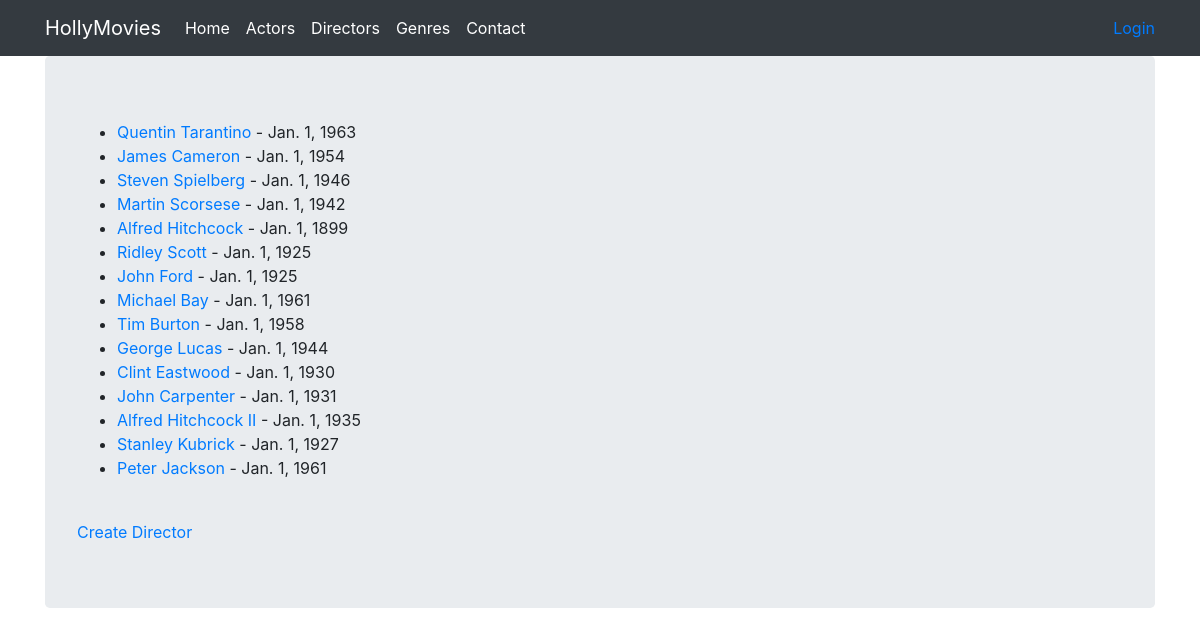
The page /directors/ on the database its author committed.
### viewer/models.py (models this page shows, shortened)
class Director(models.Model):
    name = models.CharField(max_length=100)
    date_birth = models.DateField()
    country_of_birth = models.CharField(max_length=30, choices=COUNTRIES_CHOICES, default='US')
    bio = models.TextField()

### viewer/views.py (the view)
# urls.py: path('directors/', ListDirectors.as_view(), name='list_directors'),
class ListDirectors(ListView):
    template_name = 'directors.html'
    model = Director
    context_object_name = 'director_data'

### viewer/templates/directors.html
{% extends "base.html" %}
{% block content %}
<ul>
  {% for d in director_data %}
    <li> <a href="{% url 'director' d.pk %}">{{d.name}}</a> - {{d.date_birth}}</li>
  {% endfor %}
</ul>
<br>
<a href="{% url 'create_director' %}">Create Director</a>
{% endblock %}

### rows shown on the page
Director: name "Quentin Tarantino", date_birth "Jan. 1, 1963"
Director: name "James Cameron", date_birth "Jan. 1, 1954"
Director: name "Steven Spielberg", date_birth "Jan. 1, 1946"
Director: name "Martin Scorsese", date_birth "Jan. 1, 1942"
Director: name "Alfred Hitchcock", date_birth "Jan. 1, 1899"
Director: name "Ridley Scott", date_birth "Jan. 1, 1925"
Director: name "John Ford", date_birth "Jan. 1, 1925"
Director: name "Michael Bay", date_birth "Jan. 1, 1961"
Director: name "Tim Burton", date_birth "Jan. 1, 1958"
Director: name "George Lucas", date_birth "Jan. 1, 1944"
Director: name "Clint Eastwood", date_birth "Jan. 1, 1930"
Director: name "John Carpenter", date_birth "Jan. 1, 1931"
Director: name "Alfred Hitchcock II", date_birth "Jan. 1, 1935"
Director: name "Stanley Kubrick", date_birth "Jan. 1, 1927"
Director: name "Peter Jackson", date_birth "Jan. 1, 1961"
